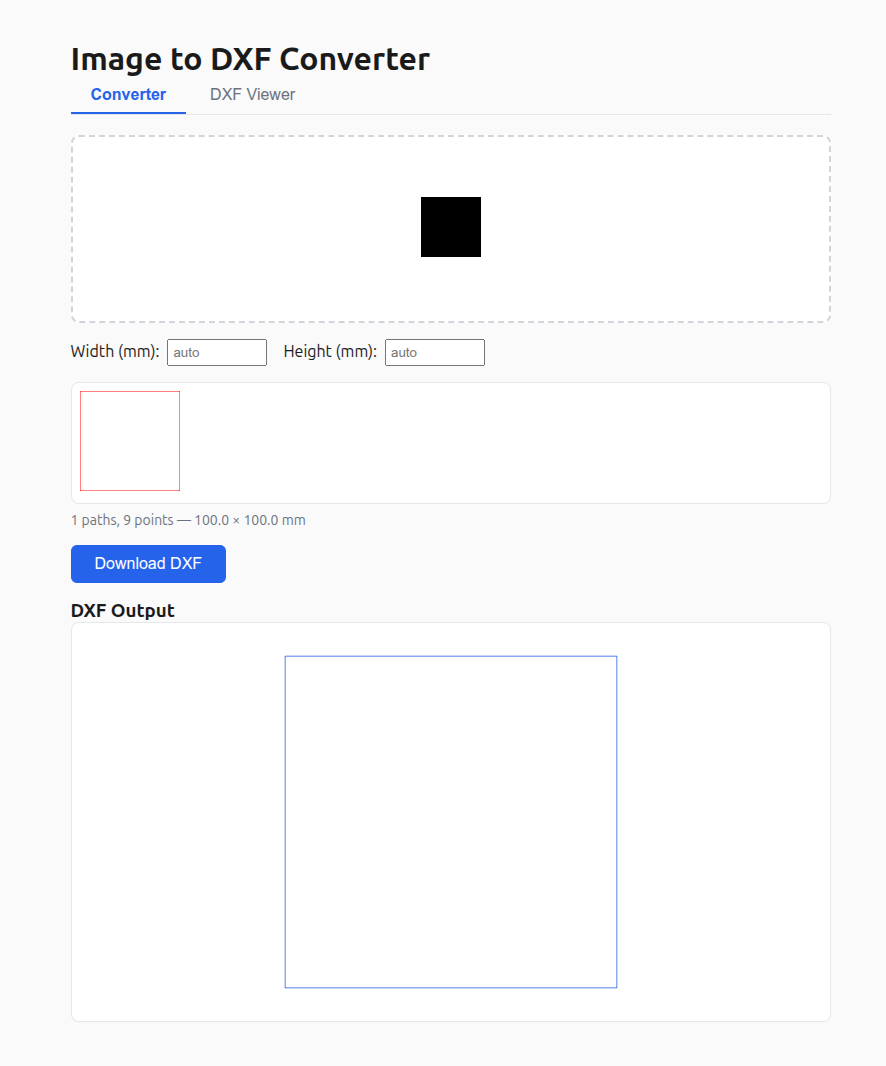
#> input picture .playwright-mcp/page-2026-02-28T15-29-31-082Z.png, 886 x 1066 px
$ python -i preprocess.py   (imports and definitions only)
#> lines starting #> are read from the running program, lines starting #| are printed output that depends on the picture; after the words box and inside, x2 and y2 are one past the last pixel; in counts of white or black regions, pixels touching at a corner belong together
import cv2
import numpy as np

from backend.classify import ImageType


def preprocess_image(img: np.ndarray, image_type: ImageType) -> np.ndarray:
    """Preprocess image to binary bitmap based on image type."""
    if len(img.shape) == 3:
        gray = cv2.cvtColor(img, cv2.COLOR_BGR2GRAY)
    else:
        gray = img.copy()

    if image_type == ImageType.LINE_ART:
        return _preprocess_lineart(gray)
    return _preprocess_photo(gray)


def _preprocess_lineart(gray: np.ndarray) -> np.ndarray:
    _, binary = cv2.threshold(gray, 0, 255, cv2.THRESH_BINARY + cv2.THRESH_OTSU)
    kernel = cv2.getStructuringElement(cv2.MORPH_RECT, (3, 3))
    binary = cv2.morphologyEx(binary, cv2.MORPH_CLOSE, kernel)
    return binary


def _preprocess_photo(gray: np.ndarray) -> np.ndarray:
    blurred = cv2.GaussianBlur(gray, (5, 5), 2)
    binary = cv2.adaptiveThreshold(
        blurred, 255, cv2.ADAPTIVE_THRESH_GAUSSIAN_C, cv2.THRESH_BINARY, 11, 2
    )
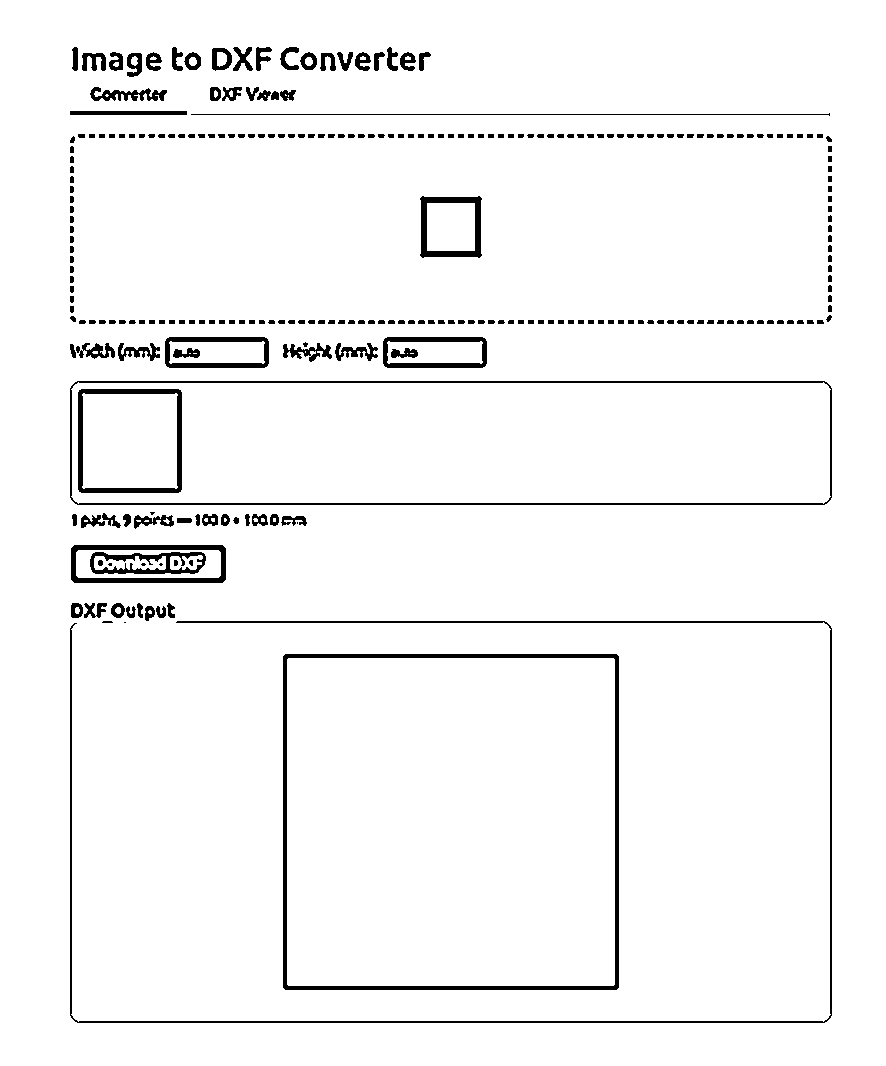
#> binary: shape (1066, 886); 96.1% white; 265 black regions (7 under 20 px), largest, box (x1, y1, x2, y2) and area: (283, 654, 619, 990) 5304, (70, 621, 832, 1023) 4388, (70, 381, 832, 505) 3476
    kernel = cv2.getStructuringElement(cv2.MORPH_RECT, (3, 3))
    binary = cv2.morphologyEx(binary, cv2.MORPH_OPEN, kernel)
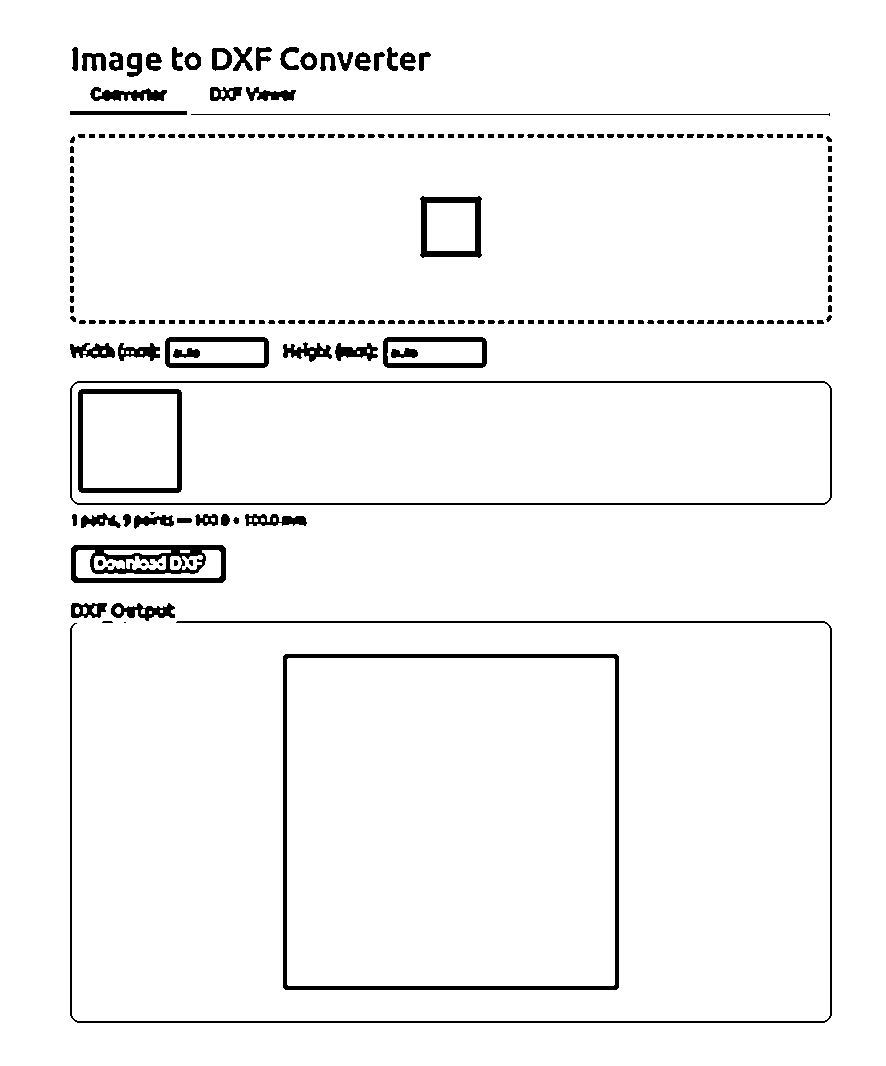
#> binary: shape (1066, 886); 96% white; 246 black regions (5 under 20 px), largest, box (x1, y1, x2, y2) and area: (283, 654, 619, 990) 5304, (70, 621, 832, 1023) 4395, (70, 381, 832, 505) 3484
    binary = cv2.morphologyEx(binary, cv2.MORPH_CLOSE, kernel)
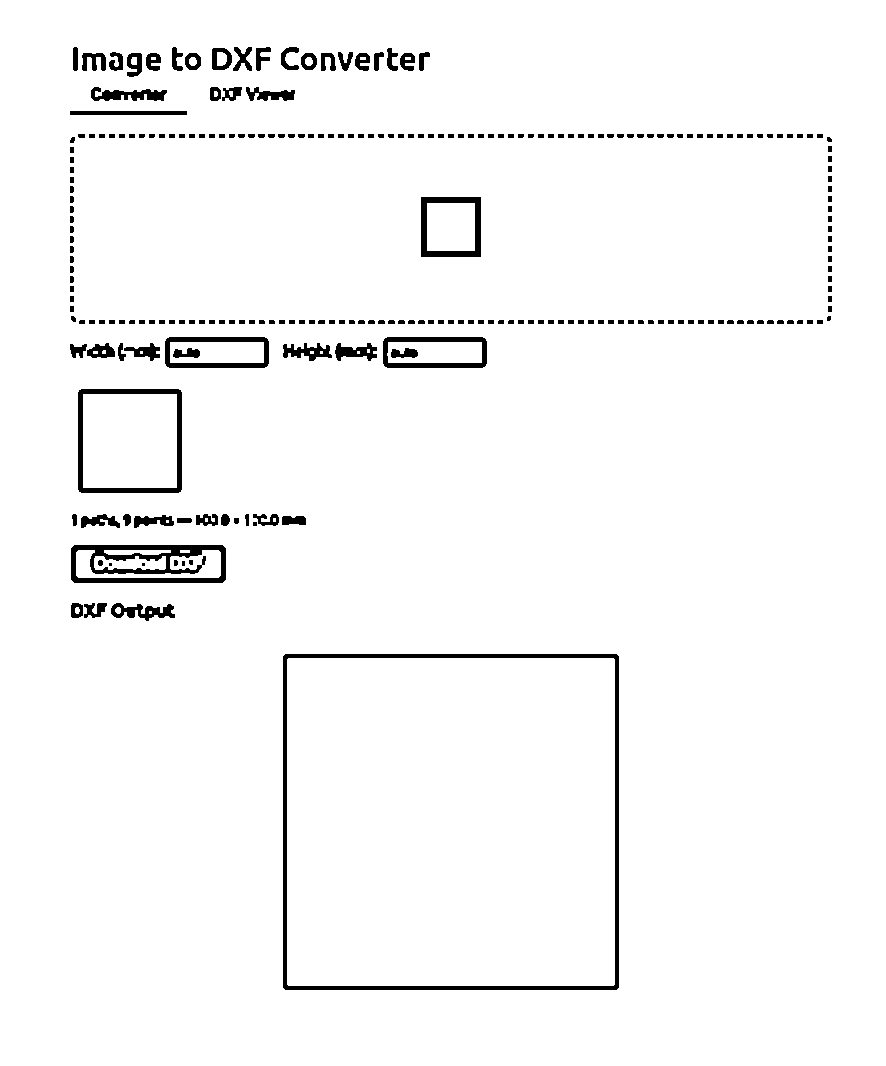
#> binary: shape (1066, 886); 97% white; 247 black regions (6 under 20 px), largest, box (x1, y1, x2, y2) and area: (283, 654, 619, 990) 5304, (71, 545, 226, 583) 2966, (78, 389, 182, 493) 1960
    return binary

>>> import cv2
>>> picture = cv2.imread('../.playwright-mcp/page-2026-02-28T15-29-31-082Z.png', cv2.IMREAD_GRAYSCALE)
>>> result = _preprocess_photo(picture)
